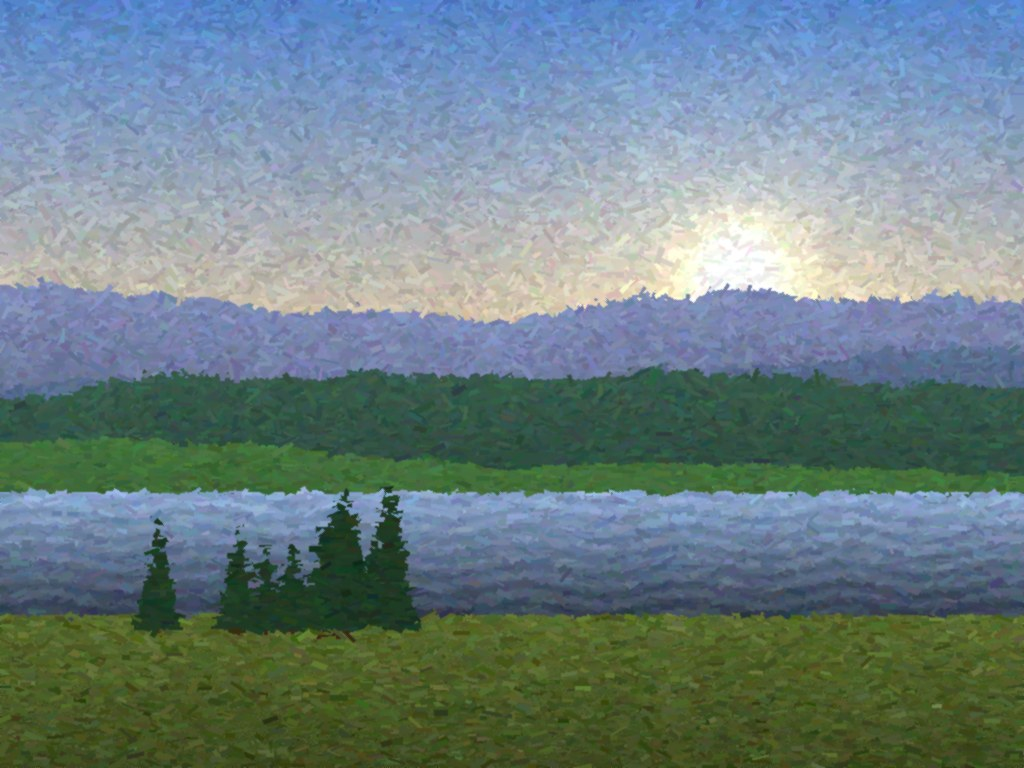
#> input picture examples/images/landscape.jpg, 1024 x 768 px
$ python orgrid.py ../../examples/images/landscape.jpg
#> lines starting #> are read from the running program, lines starting #| are printed output that depends on the picture; after the words box and inside, x2 and y2 are one past the last pixel; in counts of white or black regions, pixels touching at a corner belong together
"""orgrid.py <img> [...]: the signed axial orientation of a crop in a 4 x 4 grid of windows (structure tensor, 1.5 px
gradients, coherence-weighted doubled angle): deg, + = rising to the image's right, 0 = across; '.' = no hair (light
or flat window). Compares a reference crop's flow FIELD with ours (laycal's lay is |angle| only: no sign, no place)."""
import sys
import numpy as np
from PIL import Image
from scipy import ndimage as nd

def grid(p, n=4):
#> called with p = '../../examples/images/landscape.jpg', n = 4
    L = np.asarray(Image.open(p).convert("L"), float)
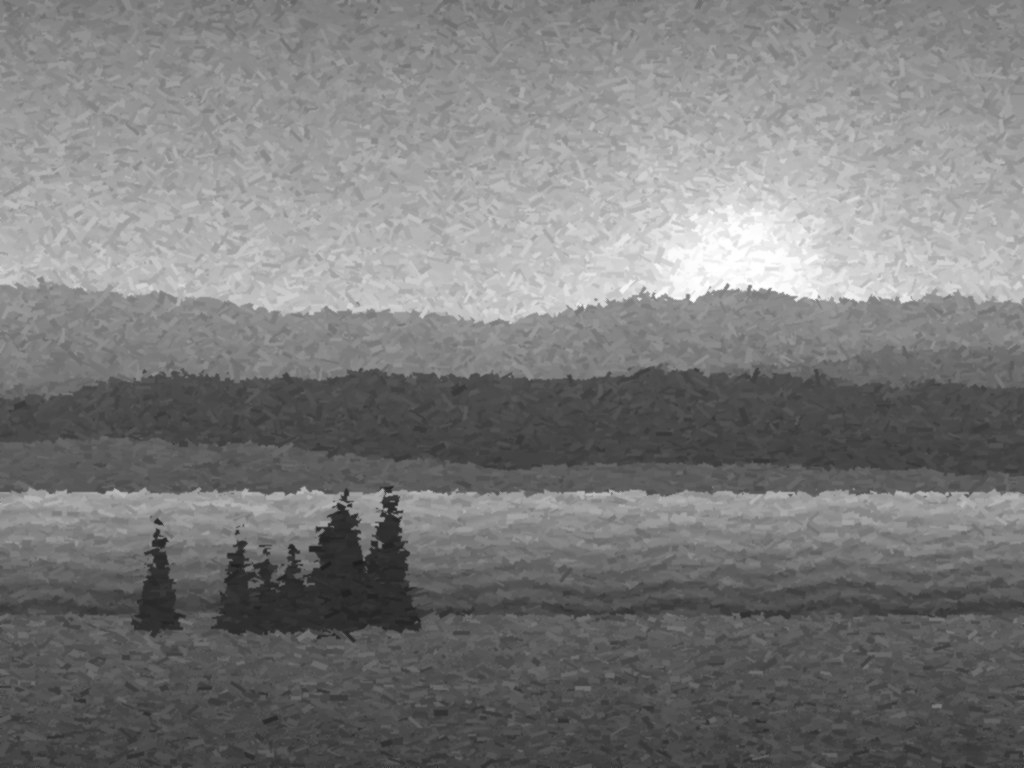
#> L: shape (768, 1024) float64; min 28, max 255, mean 122.7
    gx = nd.gaussian_filter(L, 1.5, order=(0, 1)); gy = nd.gaussian_filter(L, 1.5, order=(1, 0))
#> after `gy = nd.gaussian_filter(L, 1.5, order=(1, 0))`:
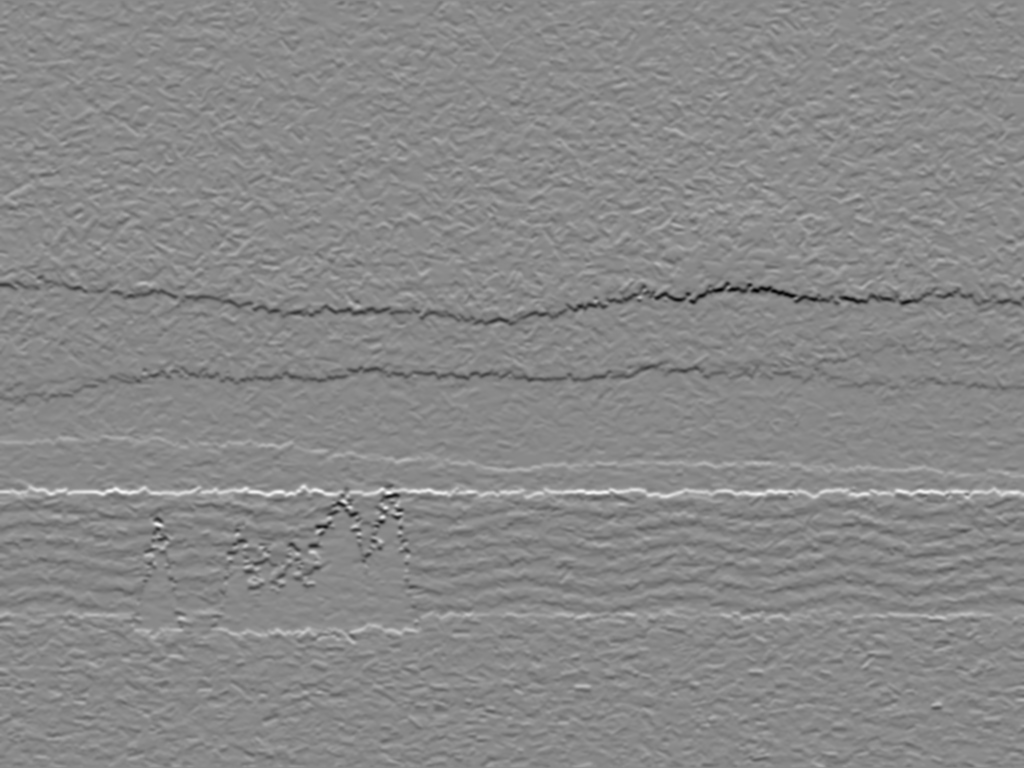
#> gy: shape (768, 1024) float64; min -28.06, max 24.07, mean -0.1; drawn with min black and max white
    jxx, jyy, jxy = gx * gx, gy * gy, gx * gy
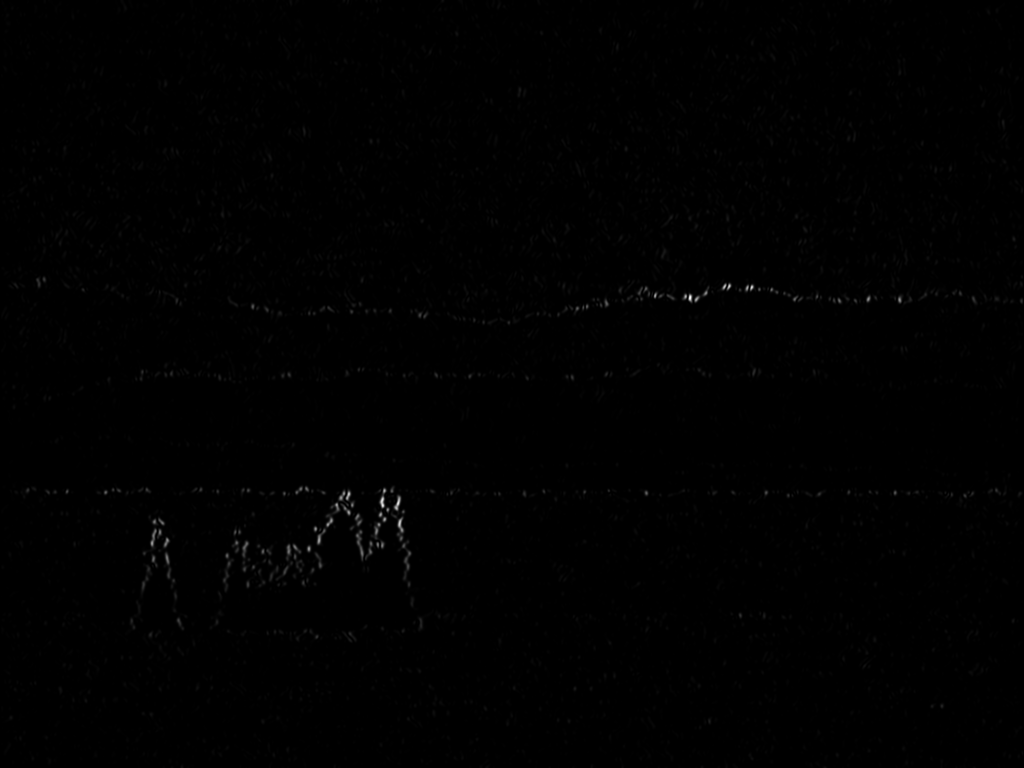
#> jxx: shape (768, 1024) float64; min 0, max 658.9, mean 2.8; drawn with min black and max white
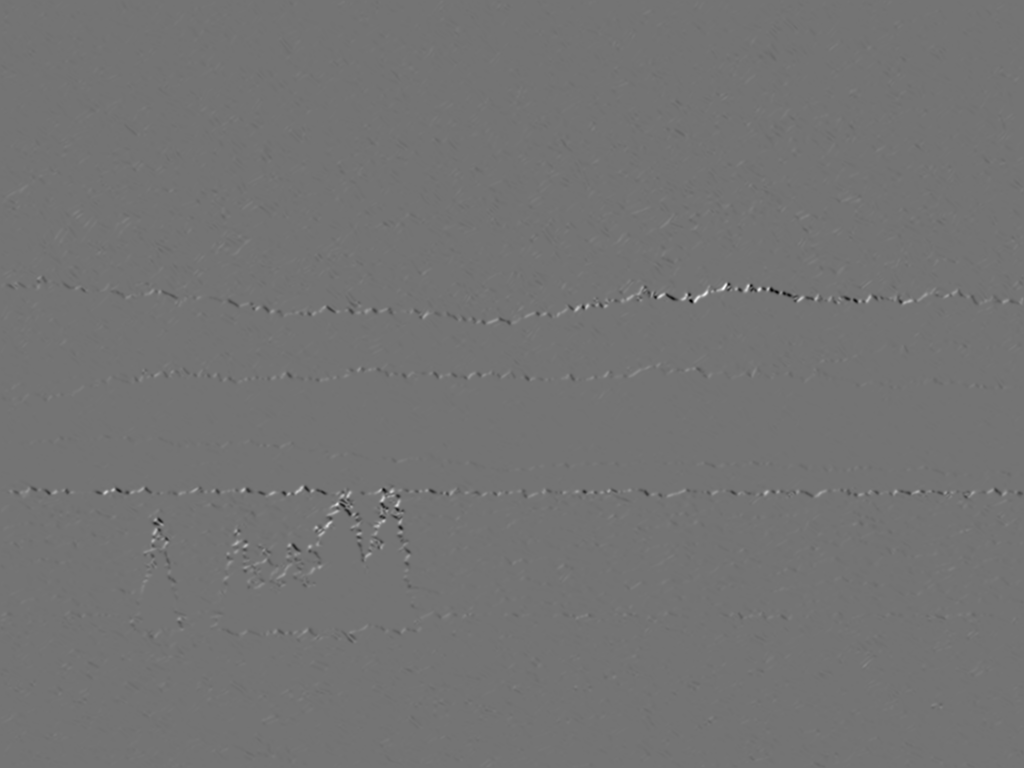
#> jxy: shape (768, 1024) float64; min -318.3, max 380, mean 0.1; drawn with min black and max white
    z = (jxx - jyy) + 2j * (-jxy)  # y up
    hair = nd.uniform_filter(L, 25) < 150
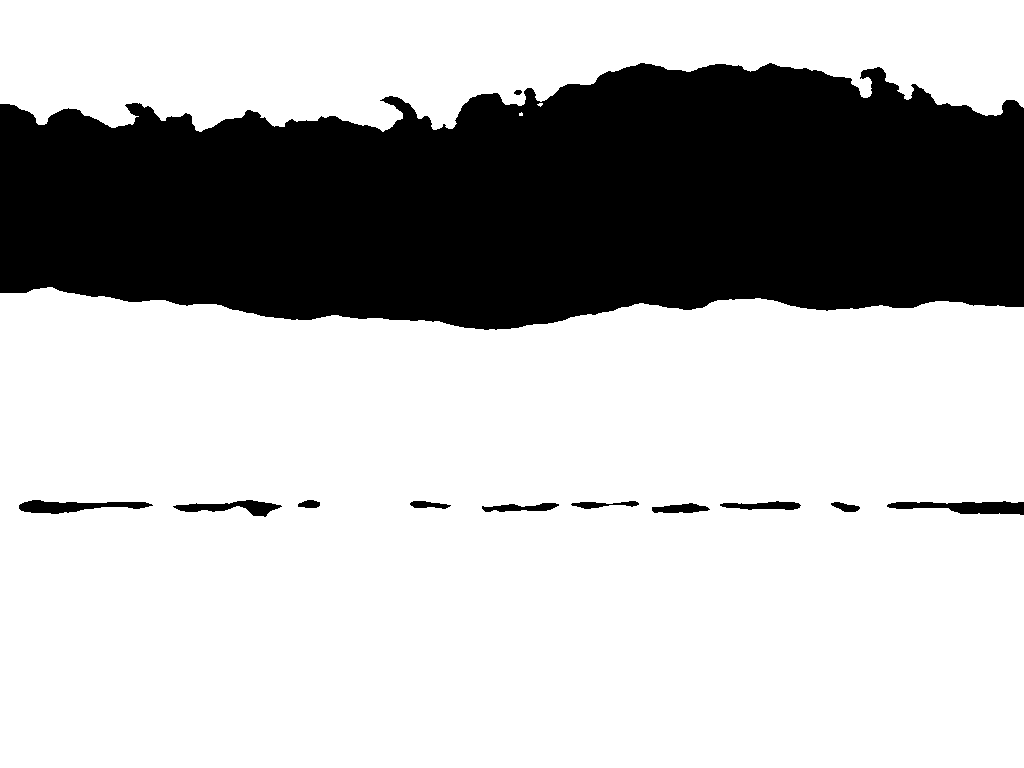
#> hair: shape (768, 1024) bool; 72% white; 12 black regions, largest, box (x1, y1, x2, y2) and area: (0, 63, 1024, 330) 214876, (887, 501, 1024, 515) 1201, (19, 500, 153, 514) 1033
    h, w = L.shape
#> h = 768; w = 1024
    out = []
    for i in range(n):
        row = []
        for j in range(n):
            sl = (slice(i * h // n, (i + 1) * h // n), slice(j * w // n, (j + 1) * w // n))
            m = hair[sl]
            if m.mean() < 0.4:
                row.append("    .    "); continue
            zz = z[sl][m].sum() / (jxx[sl][m] + jyy[sl][m]).sum()
            th = np.degrees(np.angle(zz) / 2) + 90  # strand = across the gradient
            th = (th + 90) % 180 - 90
            row.append(f"{th:+5.0f}/{abs(zz):.2f}")
        out.append(row)
#> after the loop, out = [['   +1/0.20', '   +2/0.12', '    .    ', '   -7/0.18'], ['   +3/0.29', '    .    ', '    .    ', '   +0/0.34'], ['   +1/0.44', '   +6/0.19', '   +1/0.70', '   -0/0.68'], ['   -2/0.36', '   -2/0.42', '   -2/0.48', '   +2/0.51']]
    return out

for p in sys.argv[1:]:
    print(p.rsplit("/", 1)[-1])
    for r in grid(p):
        print("   " + "  ".join(r))
